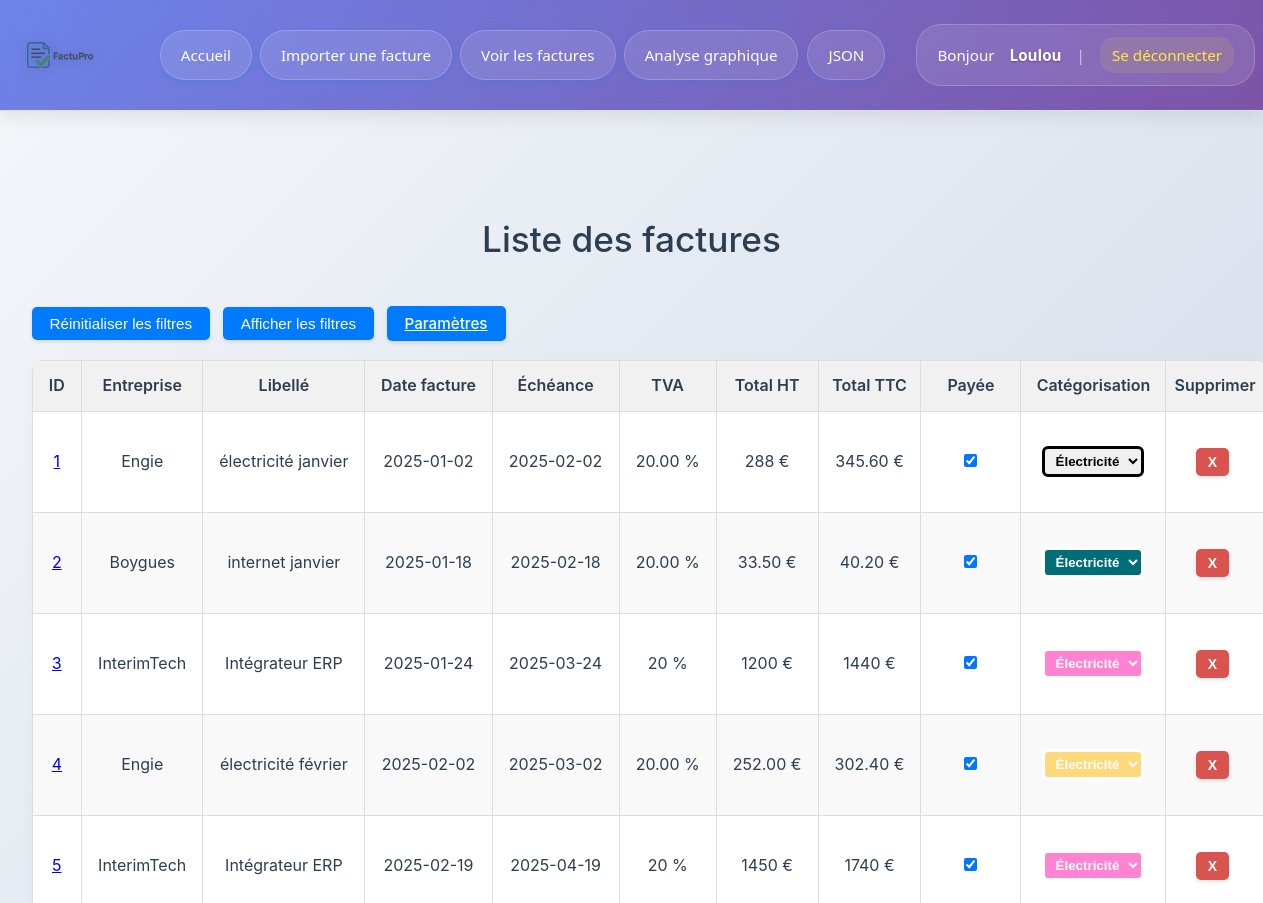
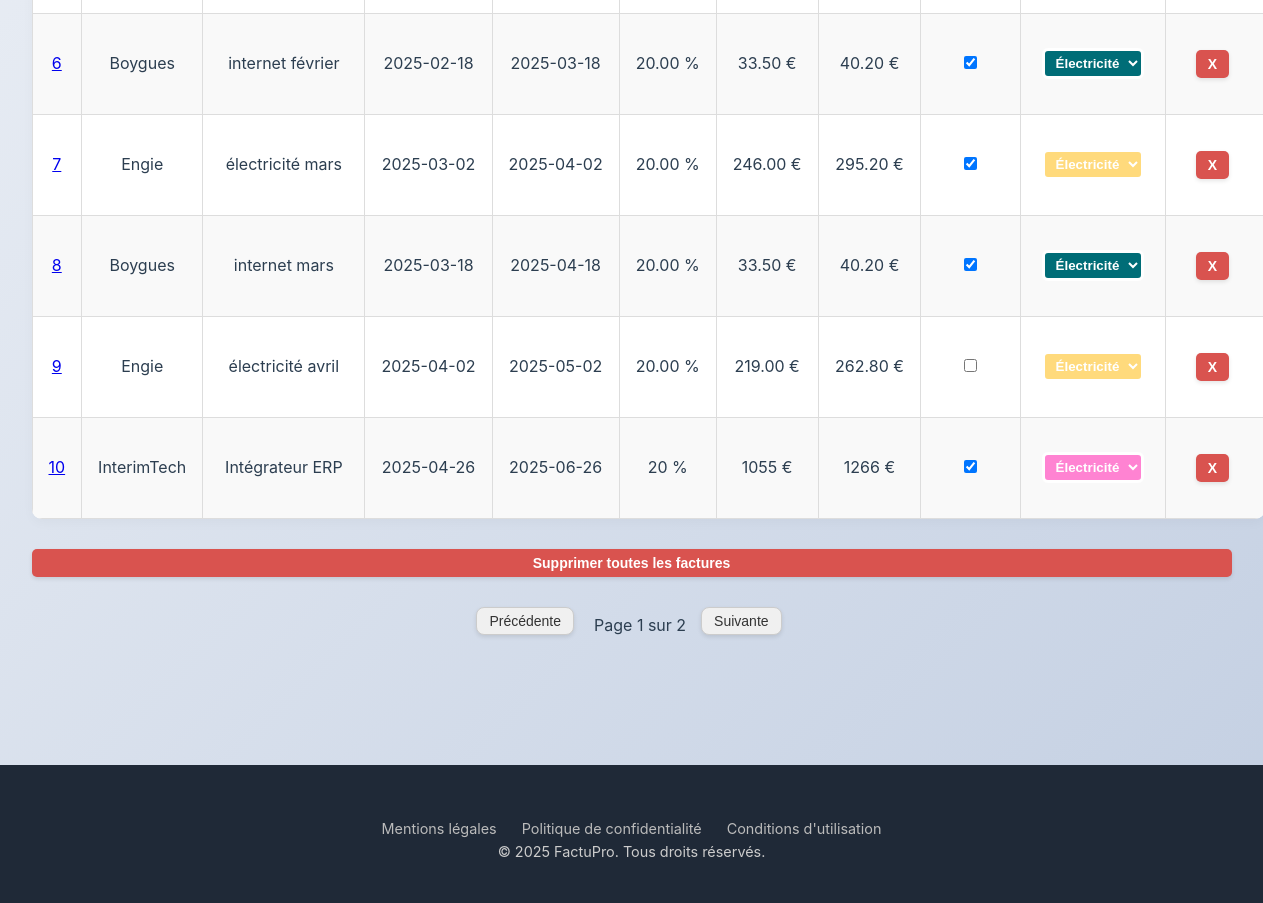
The page /factures (signed in) on the database as committed earlier (2 pictures, top to bottom).
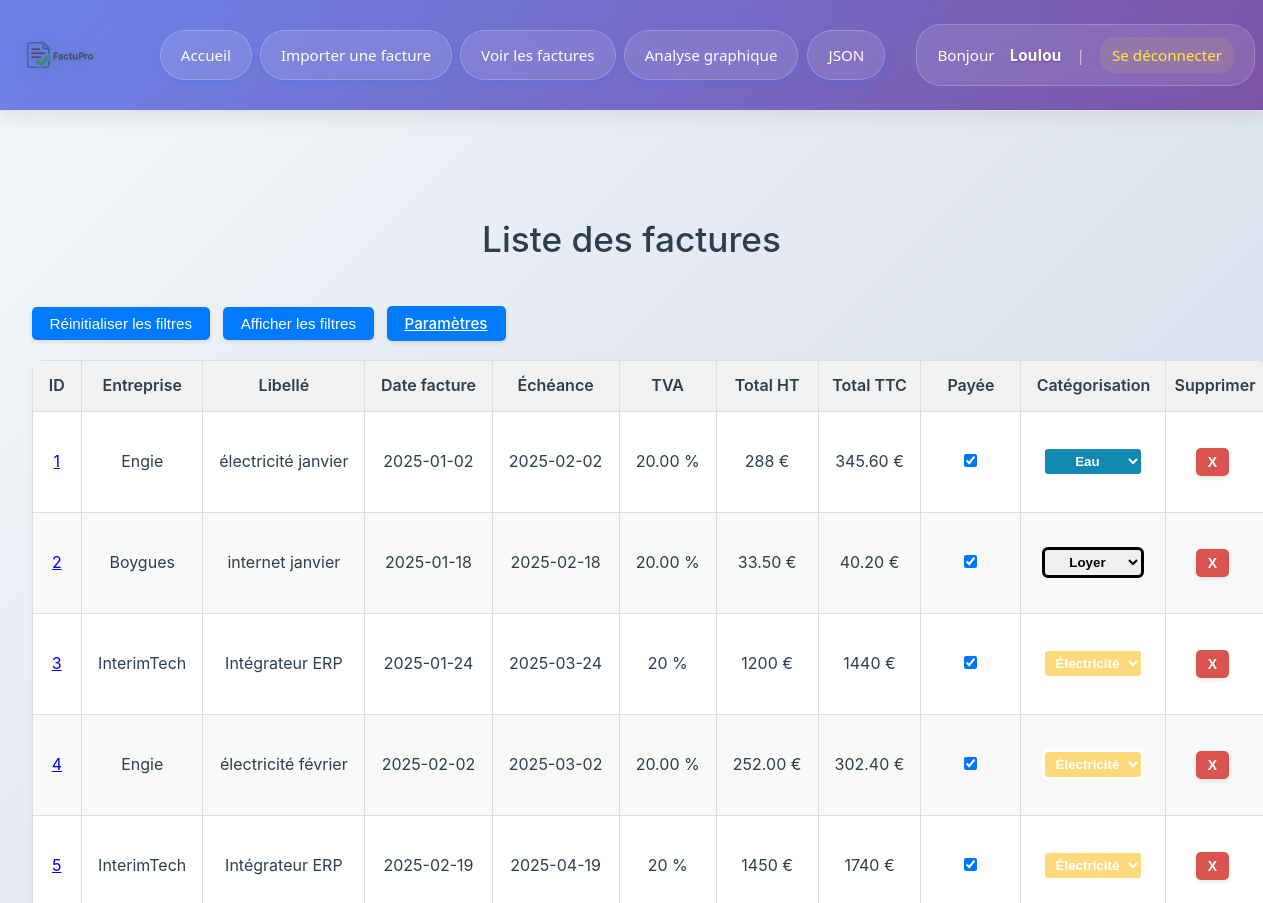
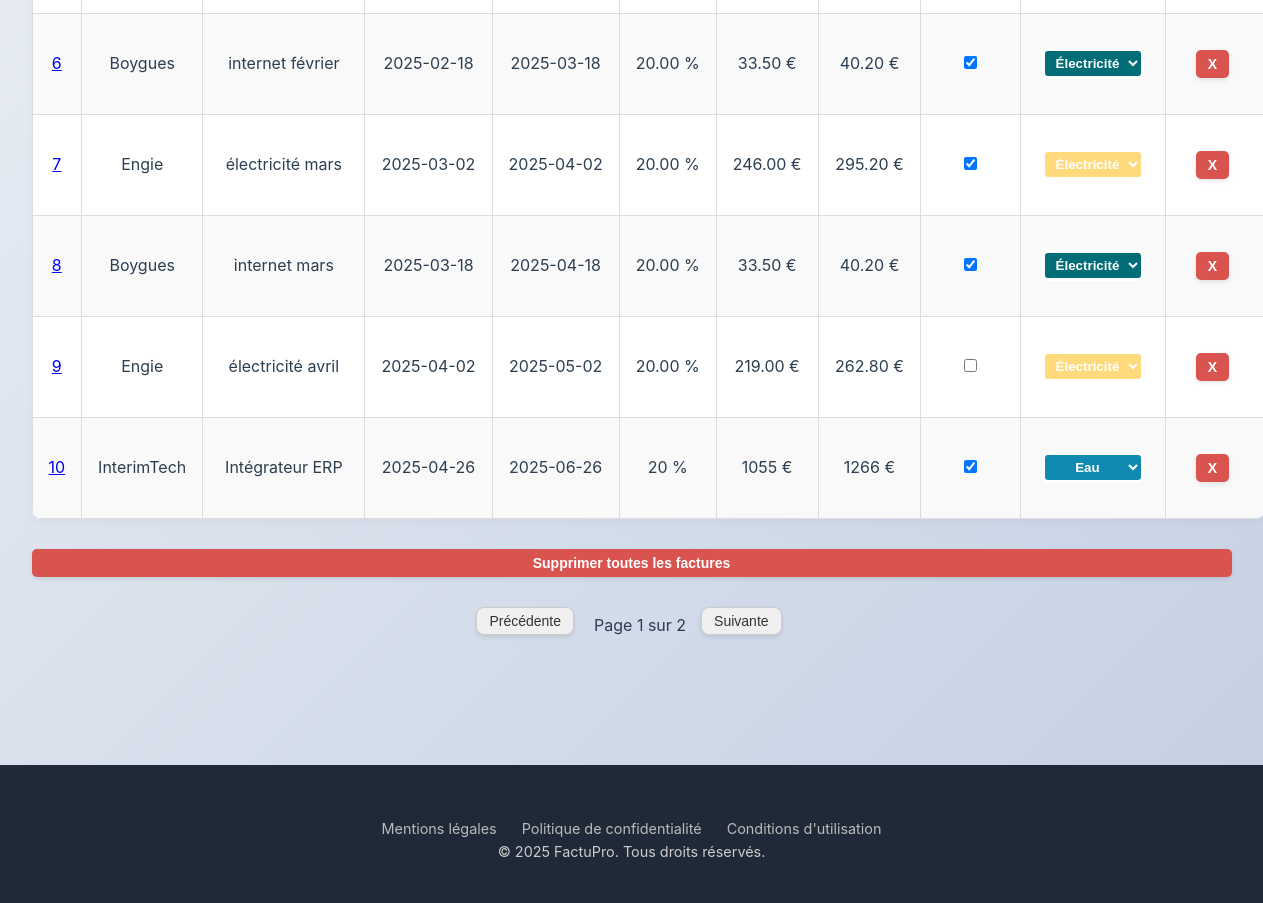
The same page on the database as committed later (2 pictures, top to bottom).
### tables this page shows
CREATE TABLE factures (
            id INTEGER PRIMARY KEY AUTOINCREMENT,
            fournisseur TEXT,
            date_facture TEXT,
            numero_facture TEXT,
            montant_total TEXT,
            TVA TEXT,
            utilisateur_id INTEGER,
            nom_fichier TEXT,
            facture_payee INTEGER DEFAULT 0,
            numero_client TEXT,
            echeance TEXT,
            somme_finale TEXT, categorie TEXT DEFAULT "Non-catégorisée",
            FOREIGN KEY (utilisateur_id) REFERENCES utilisateurs(id)
        );

### app.py (the view)
@app.route('/factures')
def afficher_factures():
    conn = sqlite3.connect('factures.db')
    conn.row_factory = sqlite3.Row
    c = conn.cursor()
    c.execute('SELECT * FROM factures WHERE utilisateur_id = ?', (session['utilisateur_id'],))
    factures = c.fetchall()
    conn.close()
    categories = get_categories()
    return render_template('factures.html', factures=factures, categories=categories)

### app.py (called while the page is built)
@app.before_request
def verifier_connexion():
    if request.endpoint in ['upload', 'afficher_factures', 'analyse'] and 'utilisateur_id' not in session:
        return redirect(url_for('login'))

def get_categories():
    conn = sqlite3.connect('categories.db')
    conn.row_factory = sqlite3.Row
    cursor = conn.cursor()
    cursor.execute("SELECT nom_categorie, couleur FROM categories")
    categories = cursor.fetchall()
    conn.close()
    return categories

@app.context_processor
def injecter_pseudo():
    return {"pseudo": session.get("pseudo")}

### templates/factures.html (shortened to what this page needs)
<!DOCTYPE html>
<html lang="fr">
<head>
    <link rel="stylesheet" href="{{ url_for('static', filename='style.css') }}">
</head>
<body>
    {% include 'header.html' %}
    <div class="container">
        <h1>Liste des factures</h1>
        <button type="button" id="reset-filters-btn" class="standard-btn">Réinitialiser les filtres</button>
        <button id="toggle-filters-btn" class="standard-btn">Afficher les filtres</button>
        <a href="/parametres" class="standard-btn">Paramètres</a>
        <table id="table-factures">
          <thead>
            <tr>
                <th>ID</th>
                <th>Entreprise <br>
                </th>
                <th>Libellé <br>
                </th>
                <th>Date facture
                </th>
                <th>Échéance
                </th>
                <th>TVA</th>
                <th>Total HT</th>
                <th>Total TTC</th>
                <th>Payée <br>
                </th>
                <th>
                  Catégorisation <br>
                </th>
                <th>Supprimer</th>
            </tr>
          </thead>
          <tbody>
            {% for f in factures %}
            <tr>
              <td>
                {% if f['nom_fichier'] %}
                  <a href="{{ url_for('telecharger_fichier', filename=f['nom_fichier']) }}" target="_blank" title="Télécharger la facture {{ f['id'] }}">
                    {{ f['id'] }}
                  </a>
                {% else %}
                  {{ f['id'] }}
                {% endif %}
              </td>
              <td>{{ f['fournisseur'] }}</td>
              <td>{{ f['numero_facture'] }}</td>
              <td>{{ f['date_facture'] }}</td>
              <td>{{ f['echeance'] }}</td>
              <td>{{ f['TVA'] }} %</td>
              <td>{{ f['somme_finale'] }} €</td>
              <td>{{ f['montant_total'] }} €</td>
              <td>
                <form action="{{ url_for('toggle_payee', facture_id=f['id']) }}" method="post">
                  <input type="checkbox" name="checkbox_paiement" {% if f['facture_payee'] == 1 %}checked{% endif %} onchange="this.form.submit()">
                </form>
              </td>
              <td class="categorie-cell {{ f['categorie']|lower|replace(' ', '_')|replace('é', 'e')|replace('-', '_') }}">
<form method="POST" action="{{ url_for('modifier_categorie', facture_id=f['id']) }}">
  <select name="categorie" onchange="this.form.submit()">
    {% for cat in categories %}
      <option value="{{ cat['nom_categorie'] }}" {% if f['categorie'] == cat['nom_categorie'] %}selected{% endif %}>
        {{ cat['nom_categorie'] }}
      </option>
    {% endfor %}
  </select>
</form>
              </td>
              <td>
                <form method="POST" action="/supprimer/{{ f['id'] }}" onsubmit="return confirm('Confirmer la suppression ?');">
                  <button type="submit" class="danger">X</button>
                </form>
              </td>
            </tr>
            {% endfor %}
          </tbody>
        </table>
        <form method="POST" action="/supprimer_tout" onsubmit="return confirm('Supprimer toutes les factures ?');">
          <button type="submit" class="danger full">Supprimer toutes les factures</button>
        </form>
        <div id="pagination-controls" class="pagination">
          <button id="prevPage" disabled>Précédente</button>
          <span id="pageInfo">Page 1</span>
          <button id="nextPage">Suivante</button>
        </div>
    </div>
    {% include 'footer.html' %}
</body>
</html>

### templates/header.html (shortened to what this page needs)
<!DOCTYPE html>
<html lang="fr">
<head>
</head>
<body>
    <header class="header">
        <div class="header-content">
            <div class="left-section">
                <div class="logo">
                    <img src="/static/logo.png" alt="Logo">
                </div>
                <nav class="nav-links">
                    <a href="/">Accueil</a>
                    <a href="/upload">Importer une facture</a>
                    <a href="/factures">Voir les factures</a>
                    <a href="/analyse">Analyse graphique</a>
                    <a href="/factures/json/page">JSON</a>
                </nav>
            </div>
            <div class="user-info">
                Bonjour <strong>{{ pseudo }}</strong>
                <span class="separator">|</span>
                <a href="/logout" class="logout-link">Se déconnecter</a>
            </div>
        </div>
    </header>
</body>
</html>

### templates/footer.html
<footer class="footer">
    <div class="links">
        <a href="#">Mentions légales</a>
        <a href="#">Politique de confidentialité</a>
        <a href="#">Conditions d'utilisation</a>
    </div>
        <p>&copy; 2025 FactuPro. Tous droits réservés.</p>
</footer>

### templates/header.html (style rules this page uses)
* { margin: 0; padding: 0; box-sizing: border-box; }
.header { background: linear-gradient(135deg, #667eea 0%, #764ba2 100%); box-shadow: 0 4px 20px rgba(0, 0, 0, 0.1); padding: 0; position: relative; overflow: hidden; }
.header::before { content: ''; position: absolute; top: 0; left: 0; right: 0; bottom: 0; background: rgba(255, 255, 255, 0.05); backdrop-filter: blur(10px); }
.header-content { display: flex; align-items: center; justify-content: space-between; padding: 15px 40px 15px 20px; position: relative; z-index: 2; max-width: 1400px; margin: 0 auto; }
.left-section { display: flex; align-items: center; gap: 50px; flex: 1; max-width: 70%; }
.logo { display: flex; align-items: center; flex-shrink: 0; margin-right: 10px; }
.logo img { height: 80px; width: auto; filter: drop-shadow(0 2px 8px rgba(0, 0, 0, 0.2)); transition: transform 0.3s ease; }
.nav-links { display: flex; align-items: center; gap: 8px; }
.nav-links a { color: white; text-decoration: none; padding: 12px 20px; border-radius: 25px; font-weight: 500; font-size: 0.95em; transition: all 0.3s cubic-bezier(0.4, 0, 0.2, 1); position: relative; overflow: hidden; background: rgba(255, 255, 255, 0.1); backdrop-filter: blur(10px); border: 1px solid rgba(255, 255, 255, 0.2); }
.nav-links a::before { content: ''; position: absolute; top: 0; left: -100%; width: 100%; height: 100%; background: linear-gradient(90deg, transparent, rgba(255, 255, 255, 0.2), transparent); transition: left 0.5s; }
.user-info { color: white; font-size: 0.95em; font-weight: 500; display: flex; align-items: center; gap: 15px; background: rgba(255, 255, 255, 0.1); backdrop-filter: blur(10px); padding: 12px 20px; border-radius: 25px; border: 1px solid rgba(255, 255, 255, 0.2); flex-shrink: 0; margin-left: 40px; }
.user-info strong { color: #fff; text-shadow: 0 1px 2px rgba(0, 0, 0, 0.3); }
.user-info .separator { color: rgba(255, 255, 255, 0.6); font-weight: 300; }
.logout-link { color: #ffeb3b !important; text-decoration: none; font-weight: 600; transition: all 0.3s ease; padding: 6px 12px; border-radius: 15px; background: rgba(255, 235, 59, 0.1); }
.header-content > * { animation: slideInFromTop 0.6s ease-out; }
.nav-links a:nth-child(1) { animation-delay: 0.1s; }
.nav-links a:nth-child(2) { animation-delay: 0.2s; }
.nav-links a:nth-child(3) { animation-delay: 0.3s; }
.nav-links a:nth-child(4) { animation-delay: 0.4s; }
.nav-links a:nth-child(5) { animation-delay: 0.5s; }

Rows that differ between the two databases and show on the page:
changed factures "électricité janvier": categorie "Électricité" → "Eau"
changed factures "internet janvier": categorie "Électricité" → "Loyer"
changed factures id 10: categorie "Électricité" → "Eau"
